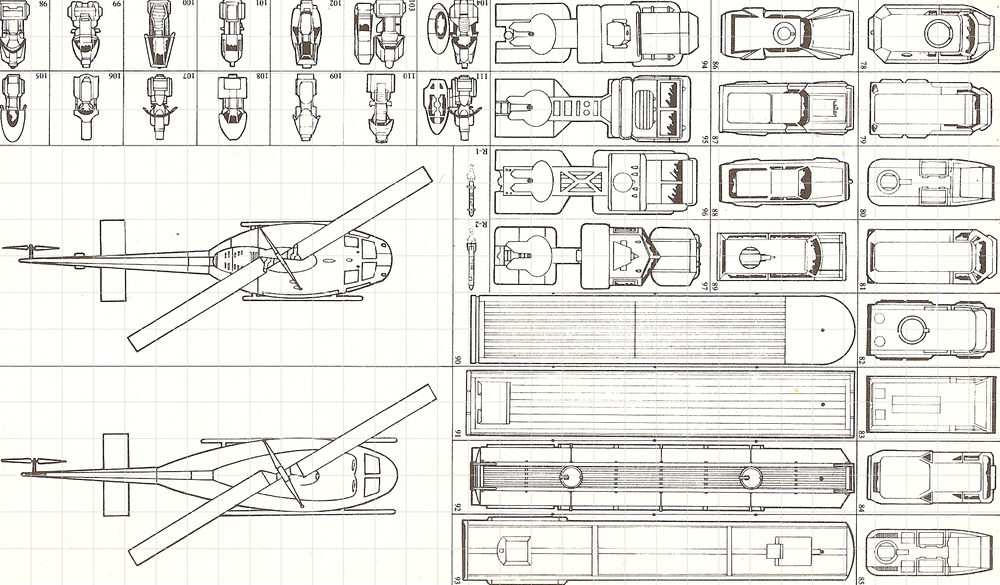
#> input picture Cars6.png, 1000 x 585 px, shrunk from 2047 x 1197 before the run, found by its file name
$ python detect_lines.py
#> lines starting #> are read from the running program, lines starting #| are printed output that depends on the picture; after the words box and inside, x2 and y2 are one past the last pixel; in counts of white or black regions, pixels touching at a corner belong together
import cv2
import numpy as np

# Load the image
img = cv2.imread("Cars6.png")
#> img is the input picture: shape (585, 1000, 3); mean B, G, R 226.8, 230.9, 231.8
if img is None:
    raise FileNotFoundError("Cars6.png not found in the current directory.")

# Convert to grayscale
gray = cv2.cvtColor(img, cv2.COLOR_BGR2GRAY)

# Threshold to isolate black lines (tune 100 as needed)
_, thresh = cv2.threshold(gray, 100, 255, cv2.THRESH_BINARY_INV)
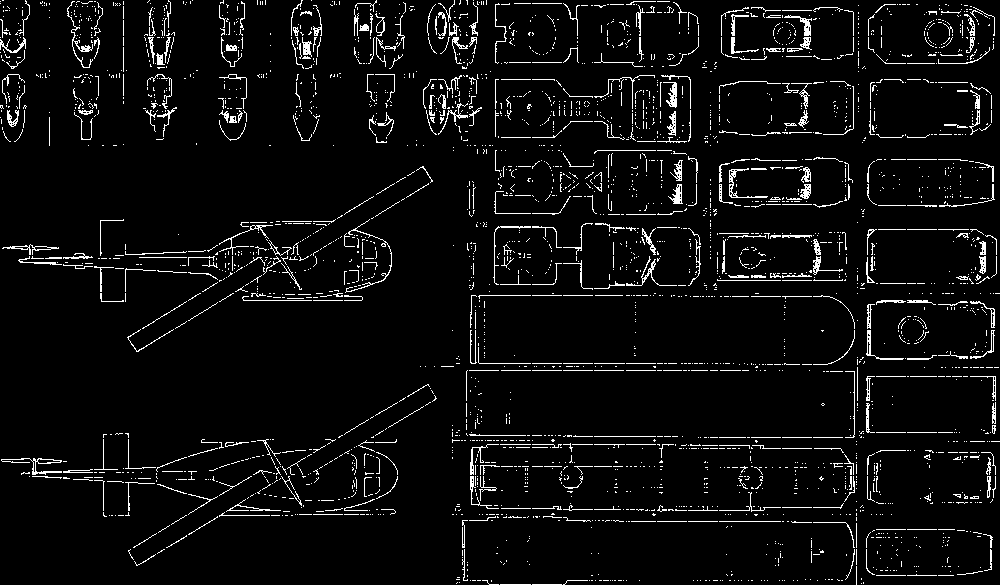
#> thresh: shape (585, 1000); 5.1% white in thin lines or dots

# Edge detection
edges = cv2.Canny(thresh, 50, 150, apertureSize=3)
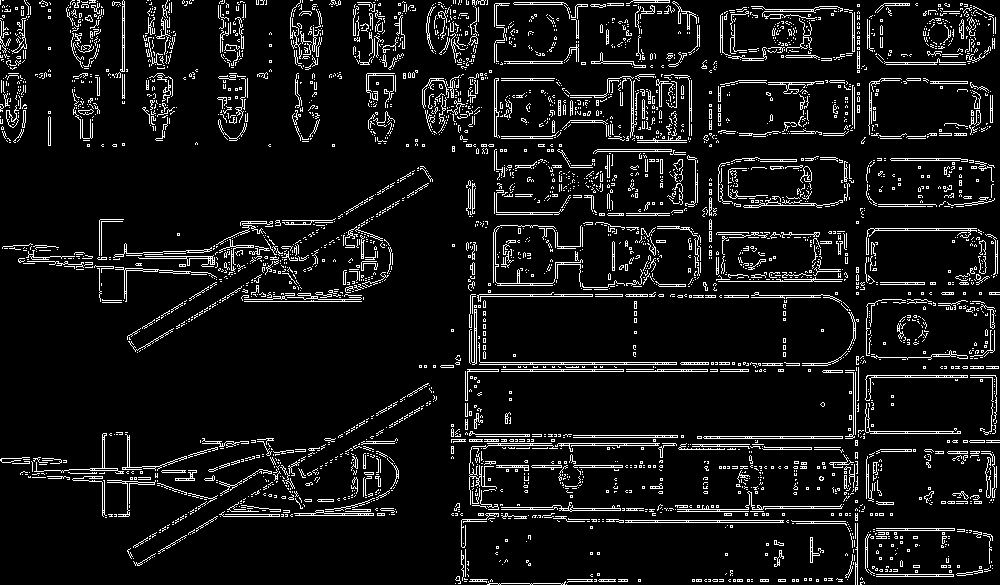
#> edges: shape (585, 1000); 8.2% white in thin lines or dots

# Hough Line Transform to detect lines
lines = cv2.HoughLinesP(
    edges, 1, np.pi / 180, threshold=100, minLineLength=80, maxLineGap=10
)
#> lines = 52 rows, first 6: [214, 517, 344, 514], [465, 371, 765, 371], [456, 362, 751, 362], [467, 369, 748, 369], [472, 364, 780, 364], [697, 436, 864, 436]

# Draw detected lines on a copy of the original image
output = img.copy()
if lines is not None:
    for line in lines:
        x1, y1, x2, y2 = line[0]
        cv2.line(output, (x1, y1), (x2, y2), (0, 0, 255), 2)  # Red lines
#> this loop made 52 passes
#> (x1, y1, x2, y2) on passes 1 to 12: (214, 517, 344, 514), (465, 371, 765, 371), (456, 362, 751, 362), (467, 369, 748, 369), (472, 364, 780, 364), (697, 436, 864, 436), (488, 509, 571, 509), (471, 294, 686, 294), (496, 467, 662, 467), (748, 508, 841, 508), (733, 520, 847, 522), (710, 446, 811, 448)
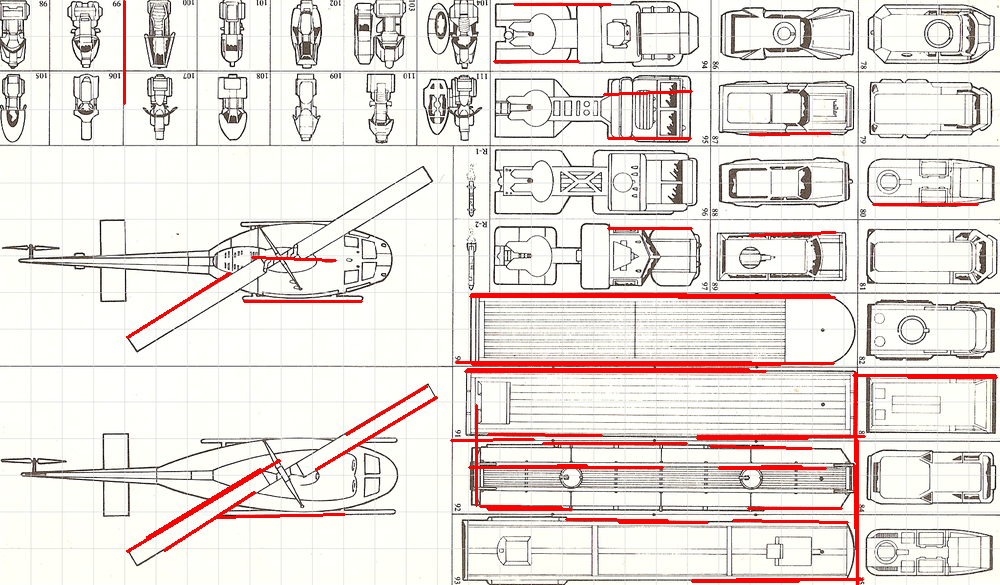
#> output: shape (585, 1000, 3); 3.1% of pixels changed, all inside (x1, y1, x2, y2) = (123, 0, 998, 585)

# Save and display the result
cv2.imwrite("Cars6_black_lines_detected.png", output)
cv2.imshow("Detected Black Lines", output)
cv2.waitKey(0)
cv2.destroyAllWindows()

$ run again, with Cars2.png copied over Cars6.png
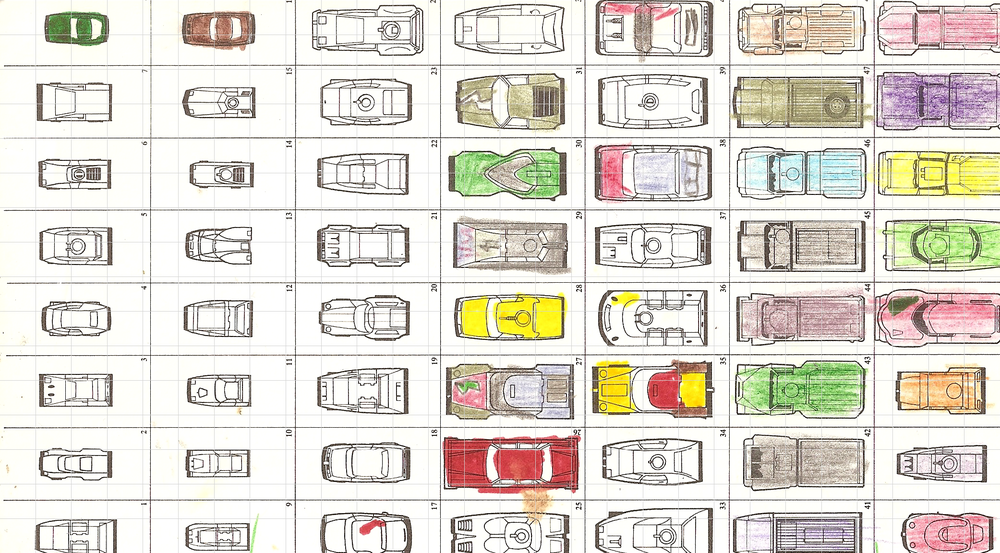
#> input picture Cars2.png, 1000 x 553 px, shrunk from 2083 x 1152 before the run, found by its file name
#> img is the input picture: shape (553, 1000, 3); mean B, G, R 210.9, 219.8, 224.3
#> `_, thresh = cv2.threshold(gray, 100, 255, cv2.THRESH_BINARY_INV)`:
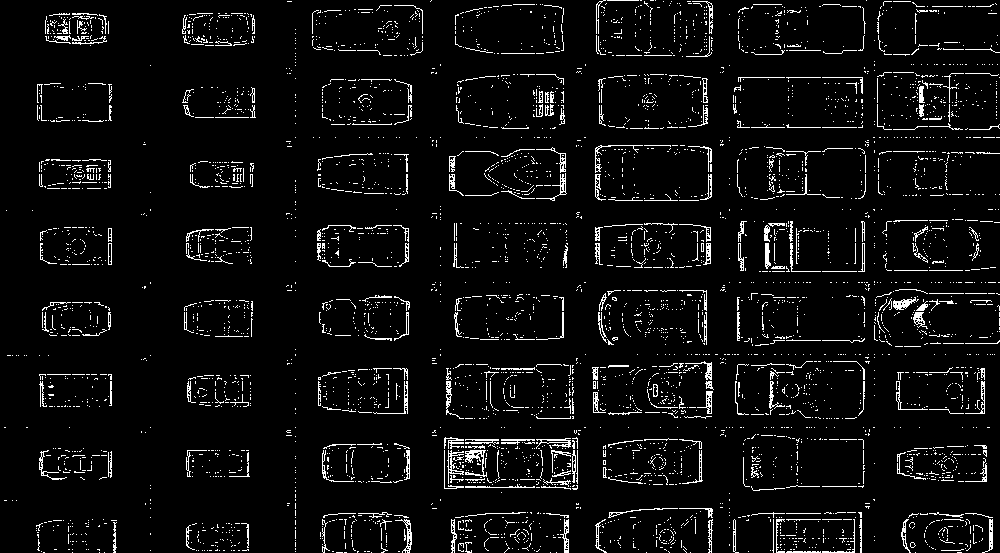
#> thresh: shape (553, 1000); 5.3% white in thin lines or dots
#> edges: shape (553, 1000); 9.1% white in thin lines or dots
#> lines = 34 rows, first 6: [897, 373, 985, 373], [769, 520, 859, 520], [738, 76, 862, 76], [738, 128, 861, 128], [737, 78, 863, 78], [443, 480, 576, 480]
#> the loop `for line in lines:` made 34 passes
#> after the loop `for line in lines:`:
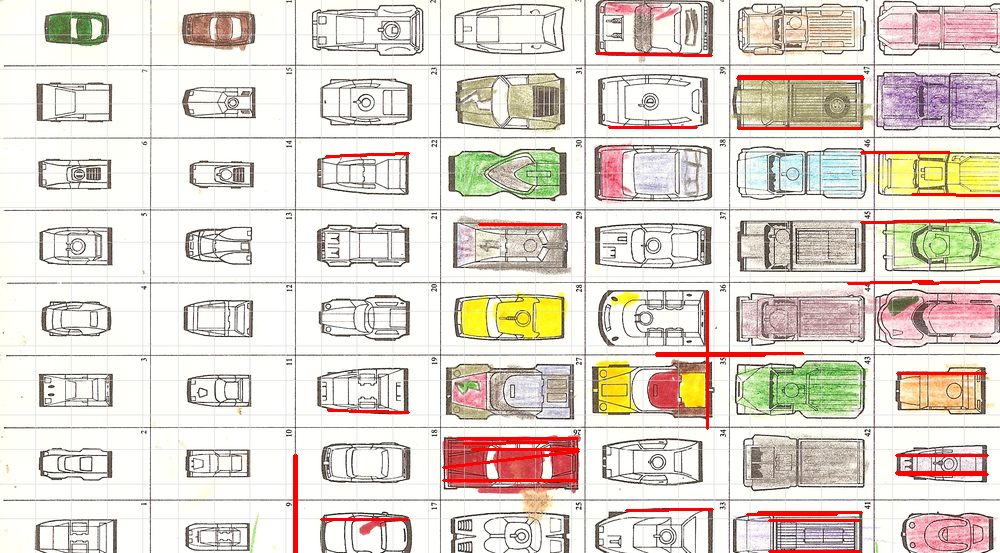
#> output: shape (553, 1000, 3); 1.75% of pixels changed, all inside (x1, y1, x2, y2) = (293, 52, 1000, 553)

$ run again, with Cars5.png copied over Cars6.png
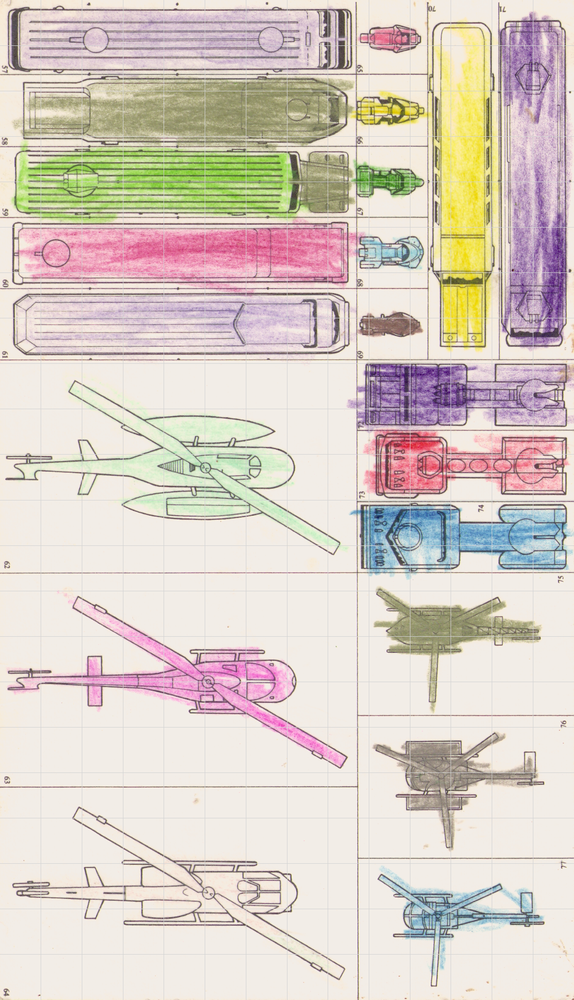
#> input picture Cars5.png, 574 x 1000 px, shrunk from 1214 x 2114 before the run, found by its file name
#> img is the input picture: shape (1000, 574, 3); mean B, G, R 198.5, 207.3, 217.7
#> `_, thresh = cv2.threshold(gray, 100, 255, cv2.THRESH_BINARY_INV)`:
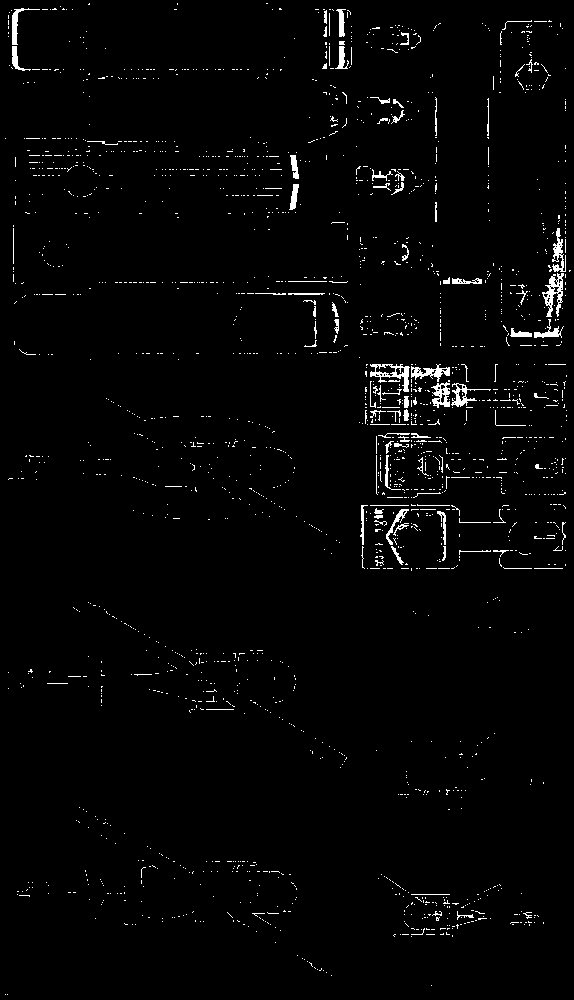
#> thresh: shape (1000, 574); 2% white in thin lines or dots
#> edges: shape (1000, 574); 3.4% white in thin lines or dots
#> lines = 17 rows, first 6: [442, 472, 443, 569], [98, 283, 234, 283], [369, 373, 379, 492], [98, 281, 234, 281], [566, 296, 566, 182], [391, 488, 402, 569]
#> the loop `for line in lines:` made 17 passes
#> after the loop `for line in lines:`:
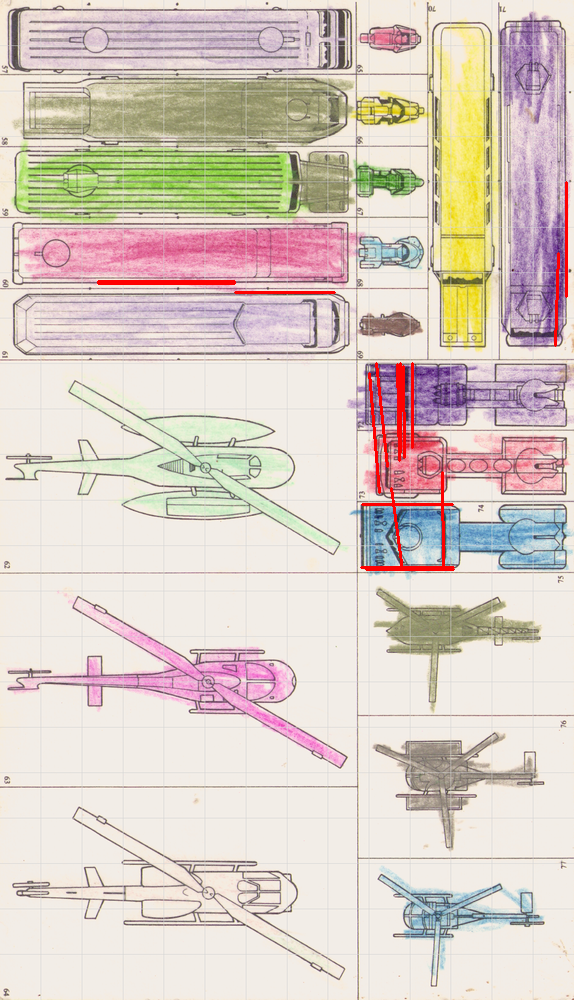
#> output: shape (1000, 574, 3); 0.79% of pixels changed, all inside (x1, y1, x2, y2) = (97, 181, 568, 571)

$ run again, with Cars7.png copied over Cars6.png
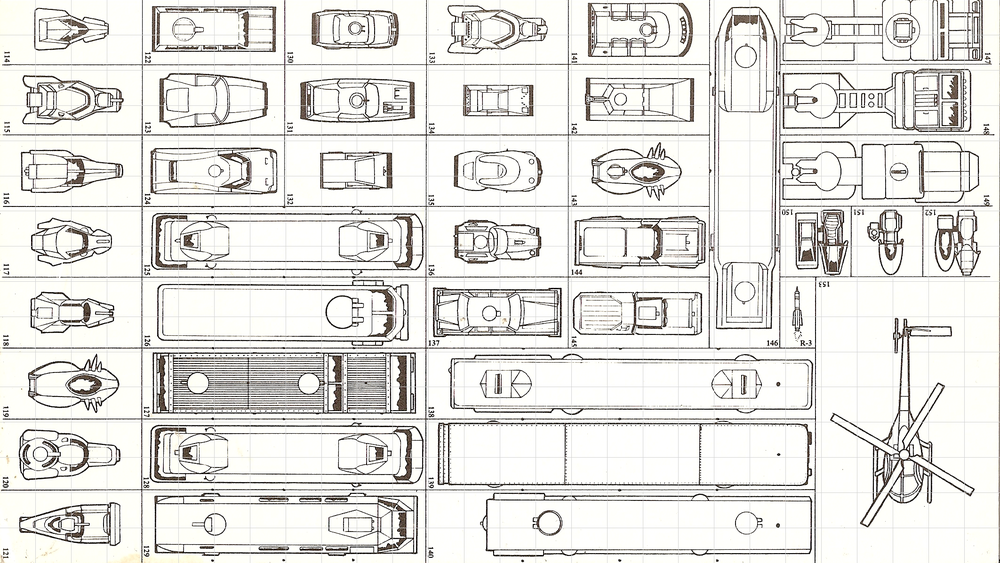
#> input picture Cars7.png, 1000 x 563 px, shrunk from 2125 x 1197 before the run, found by its file name
#> img is the input picture: shape (563, 1000, 3); mean B, G, R 223.2, 226.6, 227.6
#> `_, thresh = cv2.threshold(gray, 100, 255, cv2.THRESH_BINARY_INV)`:
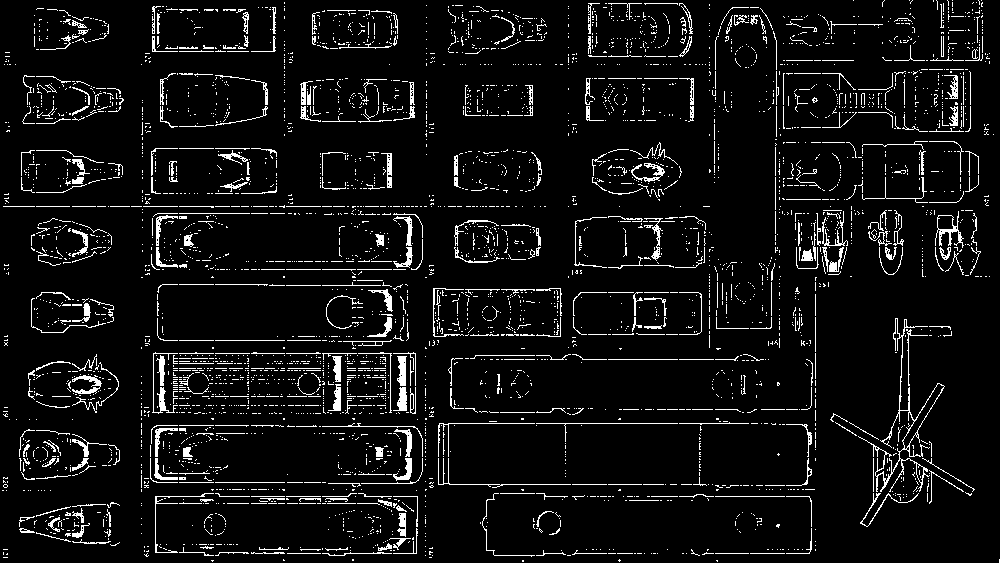
#> thresh: shape (563, 1000); 6.6% white in thin lines or dots
#> edges: shape (563, 1000); 10.4% white in thin lines or dots
#> lines = 82 rows, first 6: [543, 495, 809, 495], [429, 483, 713, 483], [438, 424, 786, 424], [3, 207, 545, 207], [3, 205, 545, 205], [287, 554, 433, 554]
#> the loop `for line in lines:` made 82 passes
#> after the loop `for line in lines:`:
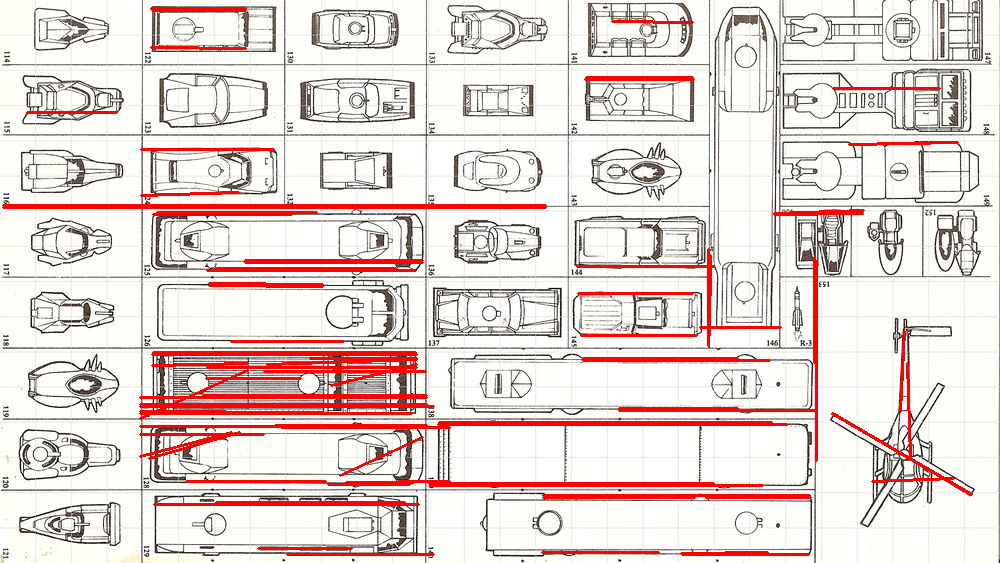
#> output: shape (563, 1000, 3); 6.05% of pixels changed, all inside (x1, y1, x2, y2) = (2, 7, 973, 556)
